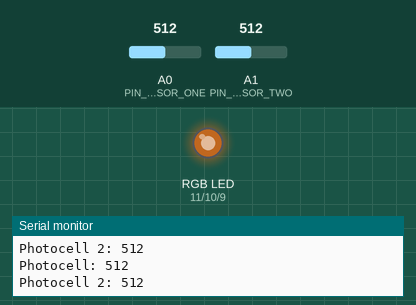
A sketch run on a simulated Arduino Uno, built with avr-gcc and run on an emulated ATmega328P. Parts: an RGB LED mixed from three pins (HIGH = lit), the last lines printed to the serial monitor. The inputs (shaded band) are chosen by the test bench; at power-on: A0 (PIN_SENSOR_ONE) = 512, A1 (PIN_SENSOR_TWO) = 512. Dim RGB values are drawn brighter than linear; random numbers use the default seed unless the sketch sets one.

Above: at 10.8 s.
10.9 s: A0 (PIN_SENSOR_ONE) set to 109
At 11.6 s:
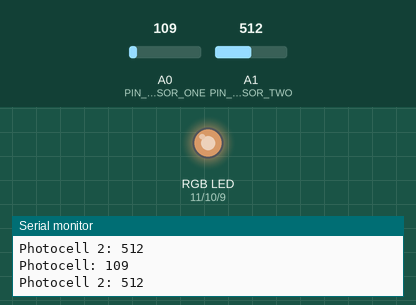
13.9 s: A0 (PIN_SENSOR_ONE) set to 91
At 14.35 s:
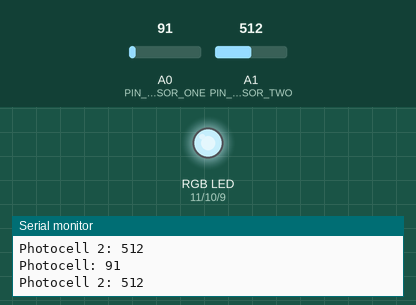
16.9 s: A1 (PIN_SENSOR_TWO) set to 1010
At 17.4 s:
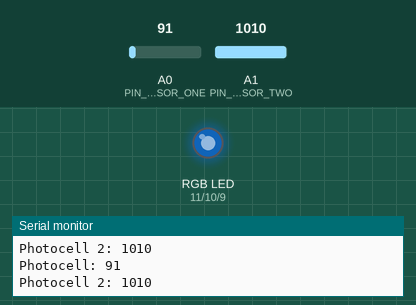
19.9 s: A0 (PIN_SENSOR_ONE) set to 1010
22.9 s: A1 (PIN_SENSOR_TWO) set to 990
Timing chart, 0 to 49.3 s (numbered marks = the images above; inputs shaded):
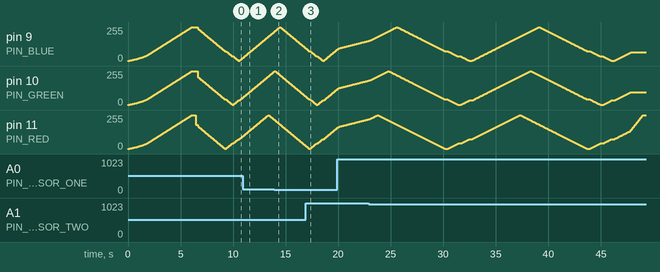

Measured:
- the behaviour switches between 100 and 99 on A0 (PIN_SENSOR_ONE) (found by bisection; images 1 and 2)

The sketch:

mood_light.ino
```cpp
/*                    What's your Mood?...
 * <<<<<<<<<<<<<<<<<--<<>><<>><<>><<>><<>>-->>>>>>>>>>>>>>>>>>
 |>-----------------------------------------------------------<|
 * Date Created: August 22nd, 2016
 * Project: Mood Light
 * Purpose: None... Just having fun
 *
 * Creator: Spencer Mead
 |>-----------------------------------------------------------<|
 * Bugs / Glitches:
 *  - The transition from blue to red will glitch
 *    on occasion...
 |>-----------------------------------------------------------<|
 * Additional Notes:
 *
 *  update() gets called all over the place (who cares about efficiency right?!)
 |>-----------------------------------------------------------<|
 */


#include <Arduino.h>

// define LED constants:
#define PIN_BLUE 9  // pin 9
#define PIN_GREEN 10  // pin 10
#define PIN_RED 11  // pin 11

// define sensor constants:
#define PIN_SENSOR_ONE 0  // analog 0
#define PIN_SENSOR_TWO 1  // analog 1

// function declarations:
int check_color(int color, int increment);
long int pick_two();
void update();
void update_photoCell();
void transition();
void serial_output();
void warm_up();
void drop_levels(long int led_ls[2]);
long int show_color();
long int create_random_number();

// miscellaneous variable declarations:
int counter = 0;
long int new_pattern_trigger = create_random_number();  // initiate random 8 multiple for modulus operation

// LED brightness array... Red, Green, Blue
int RGB[3] = {0, 0, 0};

int max_brightness = 255;  // max brightness isn't a constant because we may change later... with a photo cell
unsigned int delay_time = NULL;
unsigned int pause = NULL;

// integer variable(s) that rule whether an LED is changing
int incrementRed = 0;
int incrementBlue = 0;
int incrementGreen = 0;


// Runs only once
void setup(void) {
    long int first = NULL;
    long int second = NULL;

    Serial.begin(9600);

    pinMode(PIN_RED, OUTPUT);  // set the type for each pin
    pinMode(PIN_GREEN, OUTPUT);
    pinMode(PIN_BLUE, OUTPUT);

    update();  // initiate the LEDs brightness value
    warm_up();  // give the LEDs a fade up effect

    first, second = pick_two();
    long int list[2] = {first, second};
    drop_levels(list);
}


/*
 * Slowly brings all of the LEDs up to max brightness
 * */
void warm_up(void) {
    unsigned int time = 60;

    for (int i=0; i<max_brightness; i++) {
        if (i % 5 && time > 20) {  // every five iterations, diminish the delay by 1
            time--;
        }

        RGB[0]++;
        RGB[1]++;
        RGB[2]++;
        update();
        delay(time);
    }
    update();
}


/*
 * Randomly drops the levels of the LEDs chosen in pick_two().
 * */
void drop_levels(long int led_ls[2]) {
    long int droppers[2] = {random(30, 100)/*Item 0 in the list*/, random(30, 150)/*Item 1 in the list*/};

    for (int j=0; j<2; j++) {
        for (int i=0; i<droppers[j]; i++) {
            RGB[led_ls[j]]--;
            update();
            delay(5);
        }
    }
}


/*
 * Picks two numbers randomly that correspond to two LEDs which then
 * will be dimmed and used to help create the cubes new pattern/feel.
 * */
long int pick_two() {
    boolean cont = true;
    long int first = NULL;
    long int second = NULL;

    while (cont != 0) {  // chooses two random lights to dim, so technically it chooses one light to be shown
        first = random(0, 2);  // first light to be extinguished
        second = random(0, 2);  // other light to be extinguished... the LED that didn't get picked gets some showtime

        if (first == second) {  // make sure we chose two different LEDs
            cont = true;
        } else {
            cont = 0;
        }
    }

    return first, second;
}

/*
 * Creates a random number to help randomize when a new pattern is created
 * */
long int create_random_number() {
    long int new_number;

    long int remainder_executioner = 0;
    long int starter = random(32, 1024);
    long int multiplier = random(5, 17);
    long int divider = random(1, 4);
    long int subtrahend = random(20, (starter * multiplier) / divider) / 4;

    if (((starter * multiplier) - subtrahend) % divider != 0) {  // I think this works...
        remainder_executioner = (((starter * multiplier) - subtrahend) % divider) / divider;
    }

    new_number = ((starter * multiplier) - subtrahend) / divider - remainder_executioner;
    new_number = round(new_number);

    return new_number; // possible numbers: 35ish - 13056
}


/*
 * Every time show_color() is called, that is when the program will be
 * re-creating the pattern randomly, and essentially rebuilds the
 * cubes look...
 *
 * show_color() is only called periodically... new_pattern_trigger
 * is the variable that controls how often it is called...
 * whatever number that is generated for new_pattern_trigger will be
 * divided into the counter variable (which counts how many times
 * the program has looped), and if the remainder is zero, it will
 * run show_color() and create a new pattern
 */
long int show_color() { // shows a random color by itself for 2 seconds
    long int first = NULL;
    long int second = NULL;

    first, second = pick_two();

    // max out all of the colors first
    for (int j=0; j<3; j++) {
        for (int i = 0; i < max_brightness; i++) {
            if (RGB[j] < max_brightness) {
                RGB[j]++;
            }
            update();
            delay(10);
        }
    }

    for (int i=0; i<max_brightness-5; i++) {  // dims the selected lights to almost 0
        RGB[first]--;
        RGB[second]--;  // should equal 6 when the loop is done
        update();
        delay(10);
    }

    delay(2000);  // pause so the color can actually be seen for a bit
    for (int i=0; i<max_brightness-25; i++) {  // increases the recently dimmed lights almost back to full brightness
        RGB[first]++;
        RGB[second]++;
        update();
        delay(20);
    }

    return first, second;
}


/*
 * Sensor data output
 * */
void serial_output(void) {
    int photoCell = analogRead(PIN_SENSOR_ONE); // read in latest data
    int photoCell2 = analogRead(PIN_SENSOR_TWO); // read in latest data

    // latest data reading from the sensors:
    Serial.print("Photocell: ");
    Serial.println(photoCell);
    Serial.print("Photocell 2: ");
    Serial.println(photoCell2);
    /*
    // other data:
    Serial.print("Global Delay: ");
    Serial.println(delay_time);  // prints the current delay time
    Serial.print("Low Output Delay: "); // the delay when an LED reaches <= 2
    Serial.println(pause);
    */
    Serial.println(); // in effect this is: "\n"
}


/*
 * Runs check_color() for each LED and then sets the increment values again
 * in case they have changed.
 *
 * Also the main block of code that re-creates the blocks pattern if
 * new_pattern_trigger divides evenly into counter.
 * */
void transition(void) {  // main function that controls the LEDs
    long int first = NULL;
    long int second = NULL;
    int increment_list[3] = {incrementRed, incrementGreen, incrementBlue}; // list of increment values

    for (int i=0; i<3; i++) {
        int inc = check_color(i, increment_list[i]);
        increment_list[i] = inc;  // changes local value of the increment var so we can change the global values later
    }

    // update the increment values:
    incrementRed = increment_list[0];
    incrementGreen = increment_list[1];
    incrementBlue = increment_list[2];

    if (counter % new_pattern_trigger == 0) { // if whatever random multiple of 8 divides evenly into our counter, then run:
        update();
        first, second = show_color();  // in this instance the LEDs are already chosen for us in show_color()
        long int list[2] = {first, second};

        drop_levels(list);  // we have to create a new starting point after toying with the levels
        new_pattern_trigger = create_random_number();
    }
}


/*
 * Checks to see if the sent LED should be incremented. If not, and it's dark, it
 * will set the increment value to do so in the future.
 * */
int check_color(int color, int increment) {  // This increments the LED if it needs it
    if (RGB[color] >= max_brightness)
        increment = 0;
    else if (RGB[color] <= 2)
        increment = 1;

    if (increment != 0)
        RGB[color]++;
    else
        RGB[color]--;
    update();

    return increment;
}


/*
 * update() reads in the latest data from the PhotoCells
 * and then using that, updates the cubes behavior...
 * At the end it assigns the latest brightness value
 * to each LED
 * */
void update_photoCell(void) {  // Updates the LEDs and the other parameter's status
    int newCell;
    int photoCell = analogRead(PIN_SENSOR_ONE); // read in latest data
    int photoCell2 = analogRead(PIN_SENSOR_TWO); // read in latest data from the other sensor

    if (photoCell > photoCell2) {
        newCell = photoCell2;
    } else {
        newCell = photoCell;
    }

    // Switch case statement?
    if (newCell >= 1019) {  // the darker it gets the slower the cube will get
        delay_time = 55;
        pause = 750;
    } else if (newCell >= 1000) {  // the darkest its gotten is 10237
        delay_time = 50;
        pause = 500;
    } else if (newCell >= 900) {  // fully lit room usually winds up around 800 - 900
        delay_time = 25;
        pause = 250;
    } else if (newCell >= 800) {
        delay_time = 20;
        pause = 150;
    } else {
        delay_time = 15;
        pause = 100;
    }
}


/*
 * Assigns the given PWMs the amount of power to output
 * ...This is probably called unnecessarily a lot, but
 * I'd rather call it more than needed than not enough.
 * */
void update(void) {
    analogWrite(PIN_RED, RGB[0]);
    analogWrite(PIN_GREEN, RGB[1]);
    analogWrite(PIN_BLUE, RGB[2]);
}


/* Main loop */
void loop(void) {
    if (counter < 32767) { // 32767 is the highest number you can use in a standard integer
        counter = counter + 1;
        if (counter % 12 == 0) {
            update_photoCell();
            serial_output();
        }
    } else {  // if it is maxed out, set the variable equal to zero
        counter = 0;
    }

    update();

    if (RGB[0] <= 2 || RGB[1] <= 2 || RGB[2] <= 2) {  // if and when an LED is at its lowest point, pause
        delay(pause);
    }

    transition();
    delay(delay_time);  // delay(); in milliseconds
}
```
